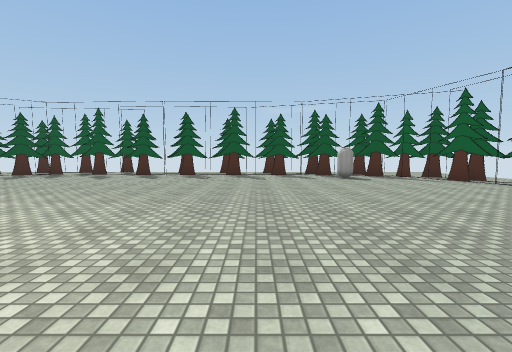
view 1 (above)

18 first-person views from a walk through a 3-D level made in the Unity game engine. The camera is 1.3 m above the floor, tilts 4° down and sees 90° across. The floor is counted in squares, 2 m on a side. Each view is taken from the middle of a square. On the plan, view 1 faces up. The plan holds only what a view shows up to about 9 squares ahead; the rest is blank. The player character is not drawn. Some surface patterns are stand-ins.

view 2
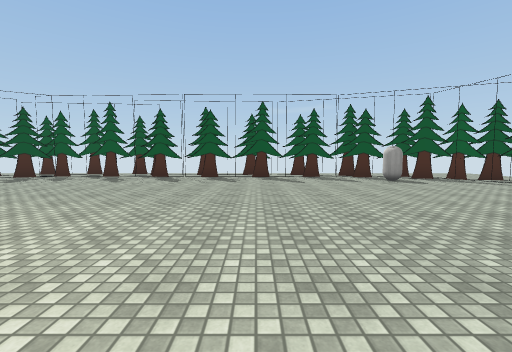

view 3
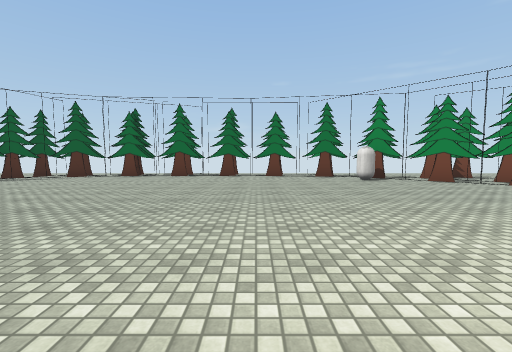

view 4
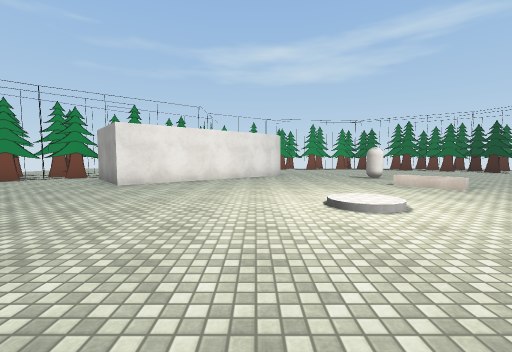

view 5
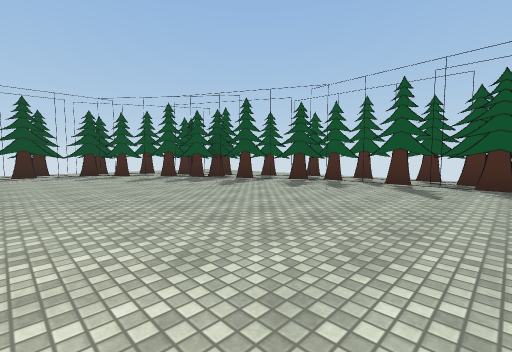

view 6
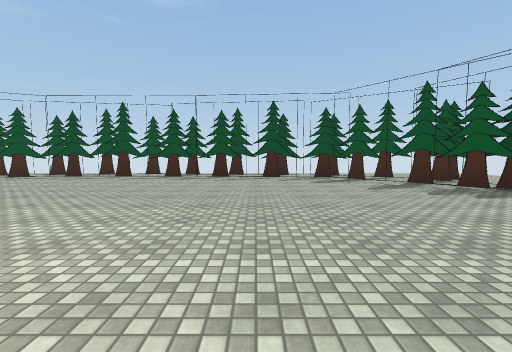

view 7
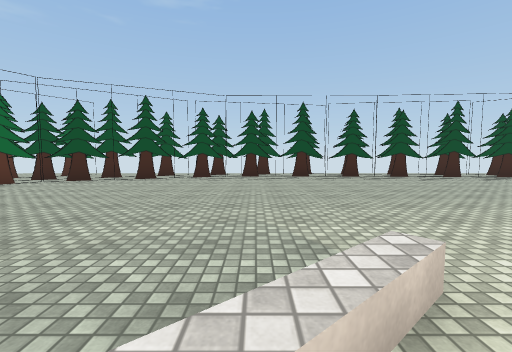

view 8
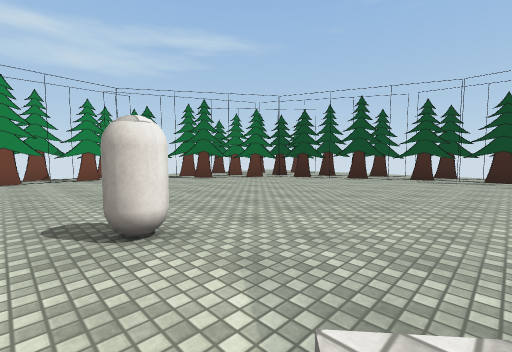

view 9
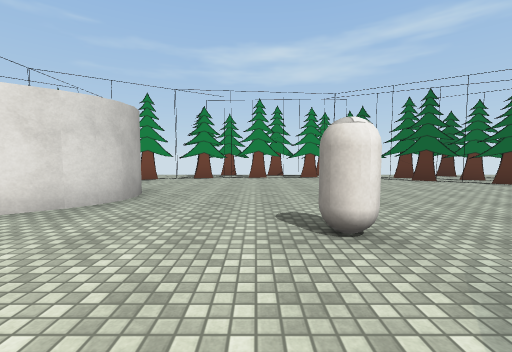

view 10
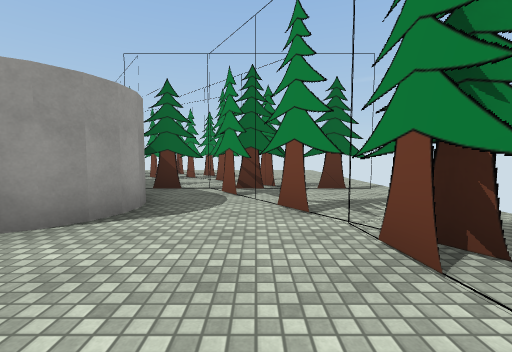

view 11
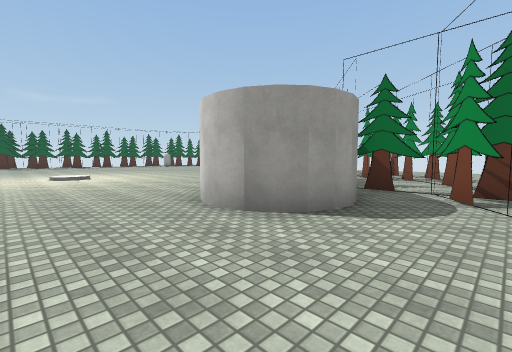

view 12
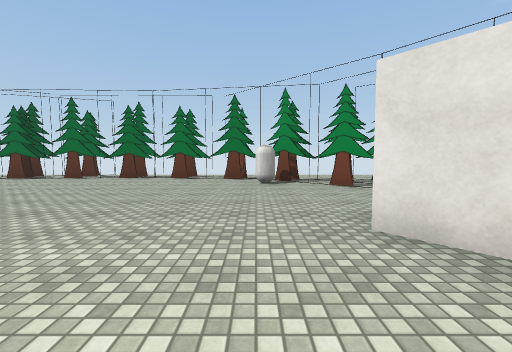

view 13
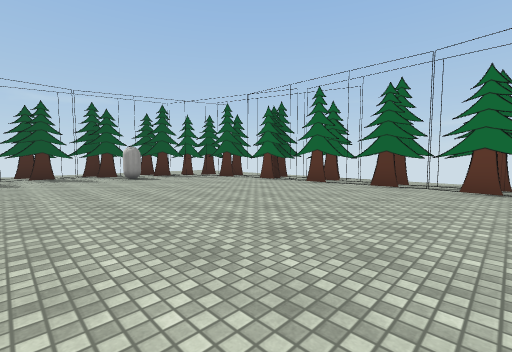

view 14
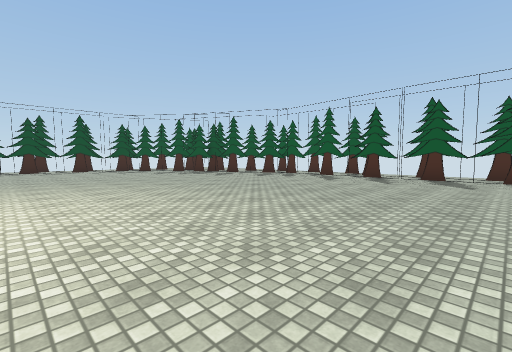

view 15
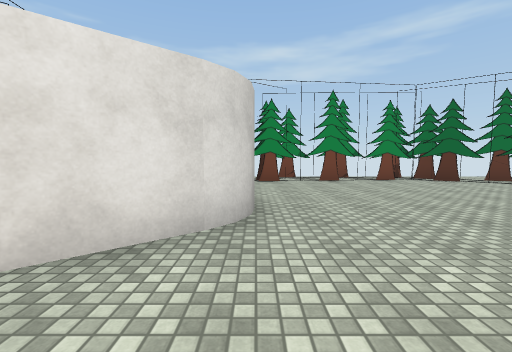

view 16
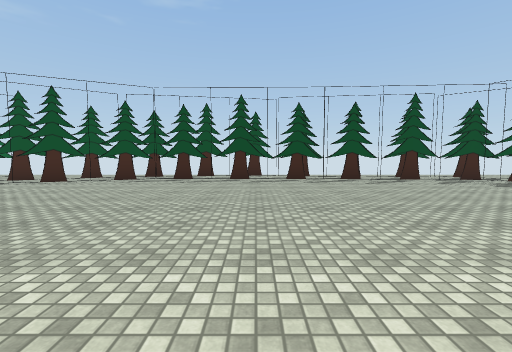

view 17
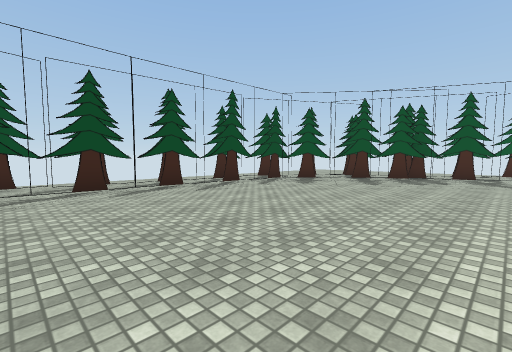

view 18
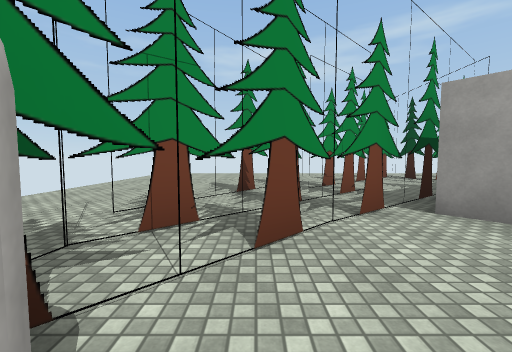

### Floor plan
Key: @ floor where view 1 was taken; # wall or solid block; . floor; C capsule.
Columns run from 16 left of view 1 to 6 right of it. Each row starts with its distance up from view 1.
 10       ###############
  9     ####...........###
  8   ####.............C.##
  7  ###..................#
  6  ##...................#
  5  #....................#
  4  #....................#
  3  #....................#
  2  #....................#
  1  #....................#
  0  #..............@.....#
 -1  #....................#
 -2  #...................C#
 -3 ##...................##
 -4 ##.............###..##
 -5 .........C....########
 -6  ##..........### ###
 -7  ##..........### .#
 -8  .##.........##...#
 -9  .###............##
-10  #####........####
-11   ## ###..######
-12    #   #####

Where each view was taken, in squares from view 1:
view 1: 0 up, 0 right, facing up
view 2: 1 up, 1 left, facing up
view 3: 1 up, 3 left, facing right
view 4: 3 up, 3 left, facing down
view 5: 3 up, 4 left, facing up-left
view 6: 3 up, 6 left, facing left
view 7: 3 down, 6 left, facing left
view 8: 3 down, 6 left, facing down-left
view 9: 3 down, 6 left, facing down
view 10: 10 down, 6 left, facing right
view 11: 10 down, 6 left, facing up-right
view 12: 2 down, 2 left, facing right
view 13: 0 up, 0 right, facing up-right
view 14: 1 up, 1 left, facing up-left
view 15: 4 down, 4 left, facing down
view 16: 1 down, 7 left, facing left
view 17: 1 down, 9 left, facing up-left
view 18: 2 down, 4 right, facing down
